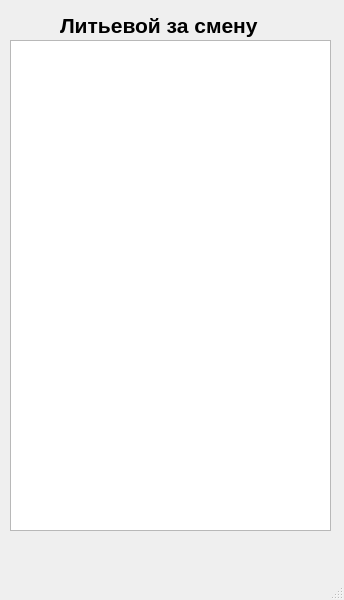
<?xml version="1.0" encoding="UTF-8"?>
<ui version="4.0">
 <class>MainWindow</class>
 <widget class="QMainWindow" name="MainWindow">
  <property name="geometry">
   <rect>
    <x>0</x>
    <y>0</y>
    <width>344</width>
    <height>600</height>
   </rect>
  </property>
  <property name="windowTitle">
   <string>MainWindow</string>
  </property>
  <widget class="QWidget" name="centralwidget">
   <widget class="QTextBrowser" name="textBrowser">
    <property name="geometry">
     <rect>
      <x>10</x>
      <y>40</y>
      <width>321</width>
      <height>491</height>
     </rect>
    </property>
   </widget>
   <widget class="QLabel" name="label">
    <property name="geometry">
     <rect>
      <x>60</x>
      <y>10</y>
      <width>271</width>
      <height>31</height>
     </rect>
    </property>
    <property name="font">
     <font>
      <pointsize>16</pointsize>
      <weight>75</weight>
      <bold>true</bold>
     </font>
    </property>
    <property name="text">
     <string>Литьевой за смену</string>
    </property>
   </widget>
  </widget>
  <widget class="QMenuBar" name="menubar">
   <property name="geometry">
    <rect>
     <x>0</x>
     <y>0</y>
     <width>344</width>
     <height>21</height>
    </rect>
   </property>
  </widget>
  <widget class="QStatusBar" name="statusbar"/>
 </widget>
 <resources/>
 <connections/>
</ui>
